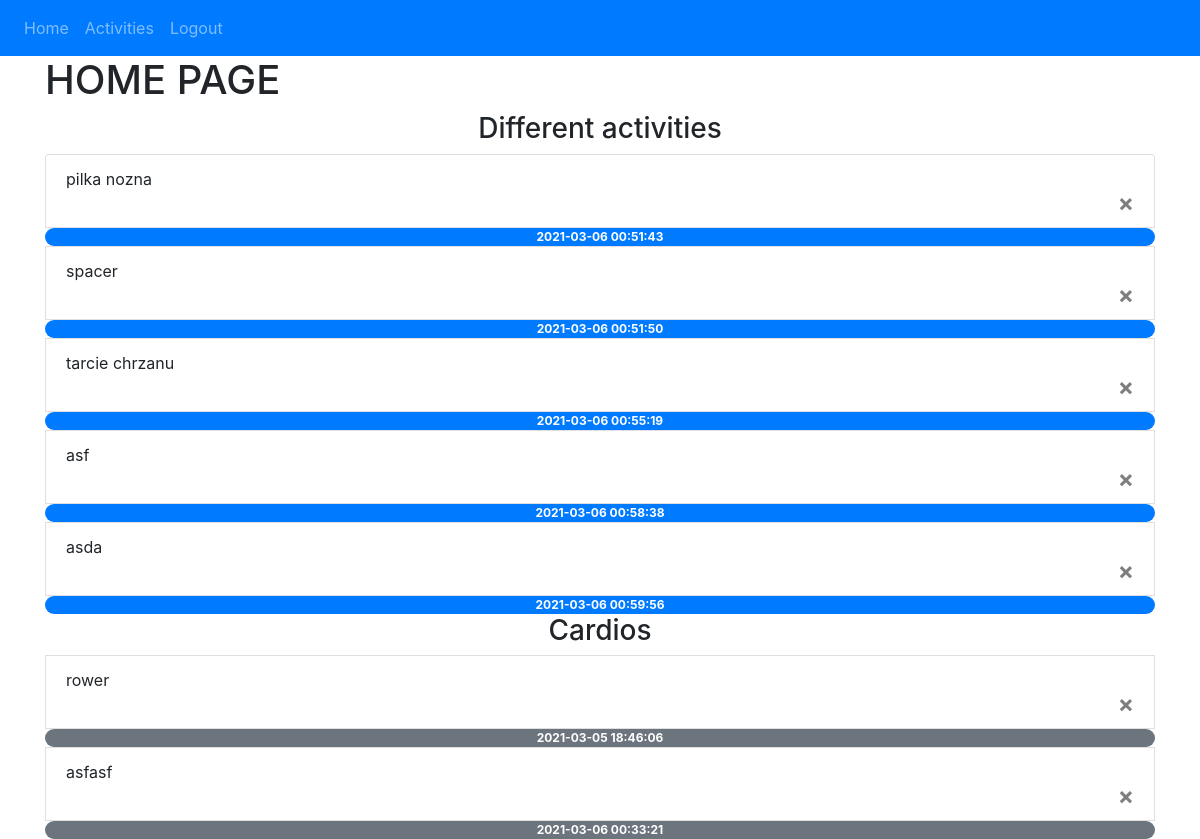
The app's page / (signed in) with its own data.
### website/models.py (models this page shows)
class Activity(db.Model):
    id = db.Column(db.Integer, primary_key = True)
    activity_name = db.Column(db.String(150))
    duration = db.Column(db.Float)
    date = db.Column(db.DateTime(timezone=True), default=func.now())
    description = db.Column(db.String(200))
    user_id = db.Column(db.Integer, db.ForeignKey('user.id'))

class Cardio(db.Model):
    id = db.Column(db.Integer, primary_key = True)
    cardio_name =  db.Column(db.String(150))
    place = db.Column(db.String(100))
    distance = db.Column(db.Integer)
    duration = db.Column(db.Float)
    date = db.Column(db.DateTime(timezone=True), default=func.now())
    user_id = db.Column(db.Integer, db.ForeignKey('user.id'))

### website/views.py (the view)
@views.route('/', methods = ['GET'])
@login_required
def home():
    return render_template("home.html", user=current_user)

### website/__init__.py (called while the page is built)
def create_app():
    app = Flask(__name__)
    app.config['SECRET_KEY'] = SECRET_KEY
    app.config['SQLALCHEMY_DATABASE_URI'] = f'sqlite:///{DB_NAME}'
    db.init_app(app)
    from .views import views
    from .auth import auth
    from . import models
    from .models import User, Activity, Cardio
    app.register_blueprint(views, url_prefix='/')
    app.register_blueprint(auth, url_prefix='/')
    create_database(app)
    login_manager = LoginManager()
    login_manager.login_view = 'auth.login'
    login_manager.init_app(app)
    manager = Manager(app)
    migrate = Migrate(app, db)
    manager.add_command('db', MigrateCommand)
    if __name__ =='__main__':
        manager.run()
    @login_manager.user_loader
    def load_user(id):
        return User.query.get(int(id))
    return app

### website/templates/home.html (shortened to what this page needs)
{% extends "base.html" %}
{% block content %}
<h1>HOME PAGE</h1>
<h3 align = "center">Different activities</h3>
<ul class="list-group" id = "activities">
    {% for activity in user.activities %}
    <li class="list-group-item" >{{activity.activity_name}}
        <form method="POST" action="{{ url_for('views.delete_activity', id=activity.id) }}">
            <button type="submit" class="close">
        <span aria-hidden="true">&times;</span></form>
    </li>
    <li class="badge badge-primary badge-pill" >{{activity.date}}</span>
    {% endfor %}
</ul>
<ul class="list-group" id = "cardios">
    <h3 align = "center">Cardios</h3>
    {% for cardio in user.cardios %}
    <li class="list-group-item" >{{cardio.cardio_name}}
        <form method="POST" action="{{ url_for('views.delete_cardio', id=cardio.id) }}">
        <button type="submit" class="close">
            <span aria-hidden="true">&times;</span>
        </button></form>
    </li>
    <li class="badge badge-secondary badge-pill">{{cardio.date}}</span>
    {% endfor %}
</ul>
{% endblock %}

### website/templates/base.html (shortened to what this page needs)
<!DOCTYPE html>
<html>
    <head>
        <link
            rel="stylesheet"
            href="https://stackpath.bootstrapcdn.com/bootstrap/4.4.1/css/bootstrap.min.css"
        />
        <link
            rel="stylesheet"
            href="https://stackpath.bootstrapcdn.com/font-awesome/4.7.0/css/font-awesome.min.css"
        />
    </head>
    <body>
        <nav class="navbar navbar-expand navbar-dark bg-primary">
              <div class="navbar-nav">
                {% if user.is_authenticated %}
                <a class="nav-item nav-link" id="home" href="/">Home</a>
                <a class="nav-item nav-link" id="activities" href="/activities">Activities</a>
                <a class="nav-item nav-link" id="logout" href="/logout">Logout</a>
                {% else %}
                <a class="nav-item nav-link" id="login" href="/login">Login</a>
                <a class="nav-item nav-link" id="signUp" href="/sign-up">Sign Up</a>
                {% endif %}
            </div>
        </nav>
        <div class="container">
            {% block content %}
            {% endblock %}
        </div>
    </body>
</html>

### records on screen
Activity: activity_name "pilka nozna", date "2021-03-06 00:51:43"
Activity: activity_name "spacer", date "2021-03-06 00:51:50"
Activity: activity_name "tarcie chrzanu", date "2021-03-06 00:55:19"
Activity: activity_name "asf", date "2021-03-06 00:58:38"
Activity: activity_name "asda", date "2021-03-06 00:59:56"
Cardio: cardio_name "rower", date "2021-03-05 18:46:06"
Cardio: cardio_name "asfasf", date "2021-03-06 00:33:21"
